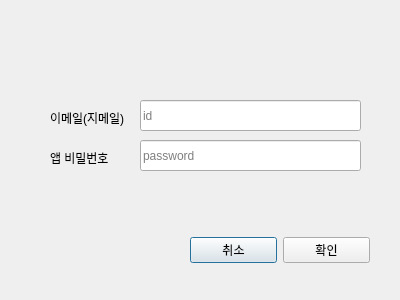
<?xml version="1.0" encoding="UTF-8"?>
<ui version="4.0">
 <class>Dialog</class>
 <widget class="QDialog" name="Dialog">
  <property name="geometry">
   <rect>
    <x>0</x>
    <y>0</y>
    <width>400</width>
    <height>300</height>
   </rect>
  </property>
  <property name="windowTitle">
   <string>Dialog</string>
  </property>
  <widget class="QLineEdit" name="id">
   <property name="geometry">
    <rect>
     <x>140</x>
     <y>100</y>
     <width>221</width>
     <height>31</height>
    </rect>
   </property>
   <property name="text">
    <string/>
   </property>
   <property name="placeholderText">
    <string>id</string>
   </property>
  </widget>
  <widget class="QLineEdit" name="password">
   <property name="geometry">
    <rect>
     <x>140</x>
     <y>140</y>
     <width>221</width>
     <height>31</height>
    </rect>
   </property>
   <property name="inputMethodHints">
    <set>Qt::ImhHiddenText|Qt::ImhNoAutoUppercase|Qt::ImhNoPredictiveText|Qt::ImhSensitiveData</set>
   </property>
   <property name="text">
    <string/>
   </property>
   <property name="echoMode">
    <enum>QLineEdit::Password</enum>
   </property>
   <property name="placeholderText">
    <string>password</string>
   </property>
   <property name="clearButtonEnabled">
    <bool>false</bool>
   </property>
  </widget>
  <widget class="QLabel" name="id_label">
   <property name="geometry">
    <rect>
     <x>50</x>
     <y>110</y>
     <width>81</width>
     <height>16</height>
    </rect>
   </property>
   <property name="text">
    <string>이메일(지메일)</string>
   </property>
  </widget>
  <widget class="QLabel" name="pw_label">
   <property name="geometry">
    <rect>
     <x>50</x>
     <y>150</y>
     <width>60</width>
     <height>16</height>
    </rect>
   </property>
   <property name="text">
    <string>앱 비밀번호</string>
   </property>
  </widget>
  <widget class="QWidget" name="horizontalLayoutWidget">
   <property name="geometry">
    <rect>
     <x>190</x>
     <y>230</y>
     <width>180</width>
     <height>41</height>
    </rect>
   </property>
   <layout class="QHBoxLayout" name="horizontalLayout">
    <item>
     <widget class="QPushButton" name="reject_btn">
      <property name="styleSheet">
       <string notr="true"/>
      </property>
      <property name="text">
       <string>취소</string>
      </property>
     </widget>
    </item>
    <item>
     <widget class="QPushButton" name="accept_btn">
      <property name="styleSheet">
       <string notr="true"/>
      </property>
      <property name="text">
       <string>확인</string>
      </property>
     </widget>
    </item>
   </layout>
  </widget>
 </widget>
 <resources/>
 <connections/>
</ui>
